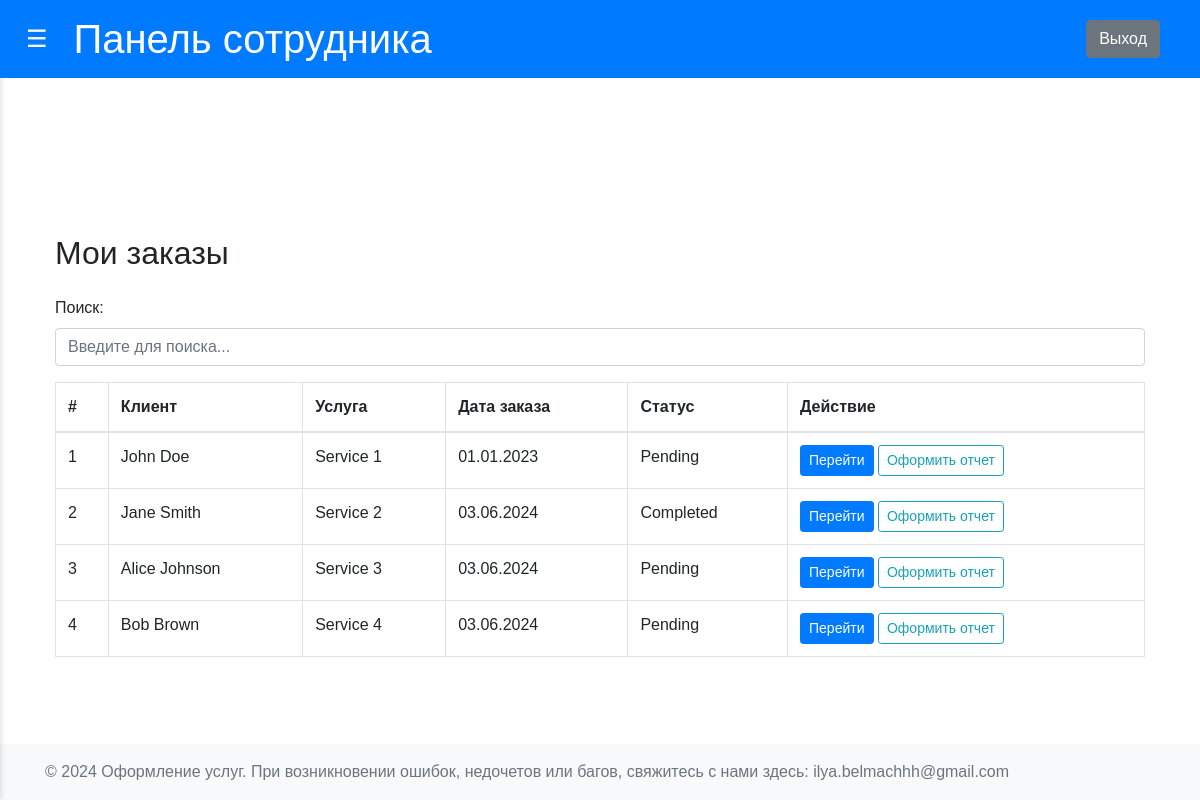
Screenshot of /employee_orders (signed in) with the database file from the repository.
### app/models.py (models this page shows, shortened)
class Clients(db.Model):
    __tablename__ = 'Clients'
    id = db.Column(db.Integer, primary_key=True)
    full_name = db.Column(db.String(150), nullable=False)
    address = db.Column(db.String(250), nullable=False)
    telephone = db.Column(db.String(50), unique=True, nullable=False)
    login = db.Column(db.String(150), unique=True, nullable=False)
    password = db.Column(db.String(150), nullable=False)

class Services(db.Model):
    __tablename__ = 'Services'
    id = db.Column(db.Integer, primary_key=True)
    service_name = db.Column(db.String(150), nullable=False)
    cost = db.Column(db.Float, nullable=False)

class Orders(db.Model):
    __tablename__ = 'Orders'
    id = db.Column(db.Integer, primary_key=True)
    client_id = db.Column(db.Integer, db.ForeignKey('Clients.id'), nullable=False)
    employee_id = db.Column(db.Integer, db.ForeignKey('Employees.id'))
    service_id = db.Column(db.Integer, db.ForeignKey('Services.id'))
    status_id = db.Column(db.Integer, db.ForeignKey('OrdersStatuses.id'))
    order_date = db.Column(db.Date, nullable=False)
    client = db.relationship('Clients', backref=db.backref('OrderedObjects', lazy=True))
    employee = db.relationship('Employees', backref=db.backref('OrderedObjects', lazy=True))
    service = db.relationship('Services', backref=db.backref('OrderedObjects', lazy=True))
    status = db.relationship('OrdersStatuses', backref=db.backref('OrderedObjects', lazy=True))
    delivery = db.relationship('Delivery', cascade="all,delete", backref=db.backref('OrderedObjects', lazy=True))

class OrdersStatuses(db.Model):
    __tablename__ = 'OrdersStatuses'
    id = db.Column(db.Integer, primary_key=True)
    status_name = db.Column(db.String(150), nullable=False)

### app/employees/routs.py (the view)
@employees.route('/employee_orders')
def employee_orders():
    if session.get('role') not in ['employee', 'admin']:
        return redirect(url_for('users.login'))
    employee_id = session.get('user_id')
    orders = Orders.query.filter_by(employee_id=employee_id).all()
    orders_info = []
    for order in orders:
        client = Clients.query.get(order.client_id)
        service = Services.query.get(order.service_id)
        status = OrdersStatuses.query.get(order.status_id)
        orders_info.append({
            'id': order.id,
            'client_name': client.full_name,
            'service_name': service.service_name,
            'order_date': order.order_date,
            'status': status.status_name
        })
    return render_template('employee/employee_orders.html', orders=orders_info)

### app/__init__.py (called while the page is built)
def create_app(config=Config):
    app = Flask(__name__)
    app.config.from_object(config)
    app.jinja_env.filters['zip'] = zip
    @app.template_filter()
    def kravchuk_date_format(date_value: date):
        if date_value:
            return date_value.strftime("%d.%m.%Y")
        return date_value
    db.init_app(app)
    from app.users.routes import users
    from app.clients.routs import clients
    from app.employees.routs import employees
    from app.admin.routs import admin
    app.register_blueprint(users)
    app.register_blueprint(clients)
    app.register_blueprint(employees)
    app.register_blueprint(admin)
    return app

### app/templates/employee/employee_orders.html (shortened to what this page needs)
{% extends "employee/dashboard_employee_base.html" %}
{% block content %}
<div class="container mt-5">
    <h2 class="mb-4">Мои заказы</h2>
    <div class="mb-3">
        <label for="searchInput" class="form-label">Поиск:</label>
        <input type="text" id="searchInput" class="form-control" placeholder="Введите для поиска...">
    </div>
    <table class="table table-bordered">
        <thead>
            <tr>
                <th>#</th>
                <th>Клиент</th>
                <th>Услуга</th>
                <th>Дата заказа</th>
                <th>Статус</th>
                <th>Действие</th>
            </tr>
        </thead>
        <tbody>
            {% for order in orders %}
            <tr>
                <td>{{ loop.index }}</td>
                <td>{{ order.client_name }}</td>
                <td>{{ order.service_name }}</td>
                <td>{{ order.order_date|kravchuk_date_format }}</td>
                <td>{{ order.status }}</td>
                <td>
                    <a href="{{ url_for('employees.order_details', order_id=order.id) }}" class="btn btn-primary btn-sm">Перейти</a>
                    <a href="{{ url_for('employees.create_report', order_id=order.id) }}" class="btn btn-outline-info btn-sm">Оформить отчет</a>
                </td>
            </tr>
            {% endfor %}
        </tbody>
    </table>
</div>
{% endblock %}

### app/static/css/styles.css (style rules this page uses)
body { font-family: Arial, sans-serif; margin: 0; display: flex; height: 100vh; overflow: hidden; }
main h2 { margin-top: 0; }

### rows the page displays
Clients: client_name "John Doe"
Services: service_name "Service 1"
Orders: order_date|kravchuk_date_format "01.01.2023"
OrdersStatuses: status "Pending" "Pending" "Pending"
Clients: client_name "Jane Smith"
Services: service_name "Service 2"
Orders: order_date|kravchuk_date_format "03.06.2024"
OrdersStatuses: status "Completed"
Clients: client_name "Alice Johnson"
Services: service_name "Service 3"
Orders: order_date|kravchuk_date_format "03.06.2024"
Clients: client_name "Bob Brown"
Services: service_name "Service 4"
Orders: order_date|kravchuk_date_format "03.06.2024"
